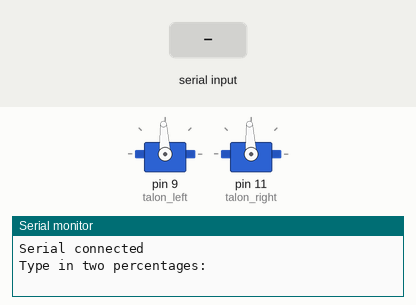
Simulated run of this sketch. Board: Arduino Uno, built with avr-gcc and run on an emulated ATmega328P. On the bench: 2 × servo, the last lines printed to the serial monitor. The test bench sets the inputs (shaded band).

Above: at 2.2 s.
2.3 s: "90 45\n" received over Serial
At 4.5 s:
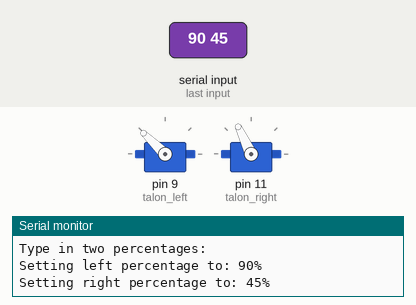
4.8 s: "30 150\n" received over Serial
At 6.5 s:
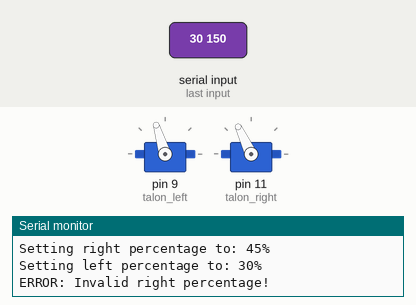
7.3 s: "1 90\n" received over Serial
At 9.5 s:
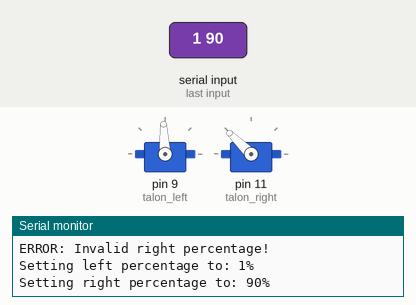
9.8 s: "30 150\n" received over Serial
At 11.5 s:
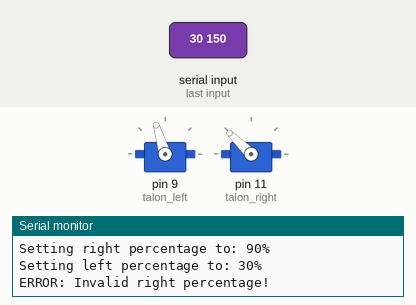
12.3 s: "1 90 45\n" received over Serial
At 14.6 s:
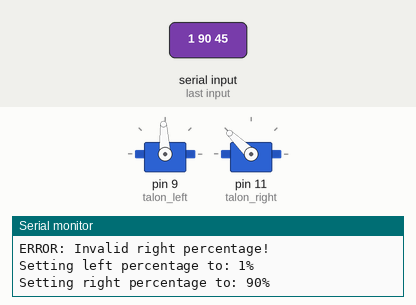
Timing chart, 0 to 15.8 s (numbered marks = the images above; inputs shaded):
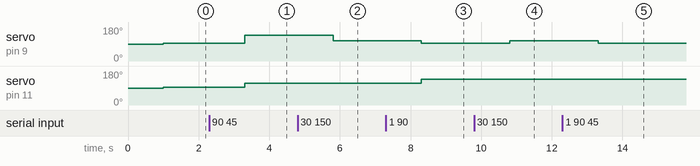

The sketch:

talon_test.ino
```cpp
/*
 * talon_test.ino
 *
 * Prototyping code for the Arduino to communicate with a Talon SRX Motor
 * Controller.
 *
 * Bryant Pong
 * 1/15/24
 */
#include <Servo.h>

// Motor controllers require PWM
Servo talon_left, talon_right;

/*
 * Motor power percentages (indicates how fast the motor will be moving); range
 * from -100 (reverse full power) to 100 (forward full power).
 */
int left_percent = 0;
int right_percent = 0;

void setup() {
  Serial.begin(9600);
  Serial.println("Serial connected");

  // Need a PWM pin to commuicate with the motor controllers
  talon_left.attach(9);
  talon_right.attach(11);

  delay(1000);
  Serial.println("Type in two percentages:");
}

void loop() {
  // The Talon SRX takes a value from 1000 - 2000.  1500 indicates a stop.
  const int left_pwm_val = left_percent * 5 + 1500;
  const int right_pwm_val = right_percent * 5 + 1500;

  talon_left.writeMicroseconds(left_pwm_val);
  talon_right.writeMicroseconds(right_pwm_val);

  // Accept new input from the user
  if (Serial.available() > 1) {
    const String next_line = Serial.readString();

    // Split the left and right values
    const int space_idx = next_line.indexOf(" ");

    if (space_idx != -1) {
      // Found a space.  Determine the left and right motor percentages
      const String left_req_str = next_line.substring(0, space_idx);
      const String right_req_str = next_line.substring(space_idx+1);

      // Convert strings to integers
      const int left_req_int = left_req_str.toInt();
      const int right_req_int = right_req_str.toInt();

      // Handle left motor
      if (left_req_int == 0) {
        Serial.println("Stopping left motor");
        left_percent = 0;
      } else if (left_req_int >= -100 && left_req_int <= 100) {
        left_percent = left_req_int;
        Serial.print("Setting left percentage to: ");
        Serial.print(left_percent);
        Serial.println("%");
      } else {
        Serial.println("ERROR: Invalid left percentage!");
      }

      // Handle right motor
      if (right_req_int == 0) {
        Serial.println("Stopping right motor");
        right_percent = 0;
      } else if (right_req_int >= -100 && right_req_int <= 100) {
        right_percent = right_req_int;
        Serial.print("Setting right percentage to: ");
        Serial.print(right_percent);
        Serial.println("%");
      } else {
        Serial.println("ERROR: Invalid right percentage!");
      }
    }
  }
}
```

Measured:
- after the input at 2.3 s, servo on pin 9 (talon_left): 93° → 136° after 1.0 s; servo on pin 11 (talon_right): 93° → 115° after 1.0 s
- after the input at 4.8 s, servo on pin 9 (talon_left): 136° → 107° after 1.0 s
- after the input at 7.3 s, servo on pin 9 (talon_left): 107° → 93° after 1.0 s; servo on pin 11 (talon_right): 115° → 136° after 1.0 s
- after the input at 9.8 s, servo on pin 9 (talon_left): 93° → 107° after 1.0 s
- after the input at 12.3 s, servo on pin 9 (talon_left): 107° → 93° after 1.0 s
